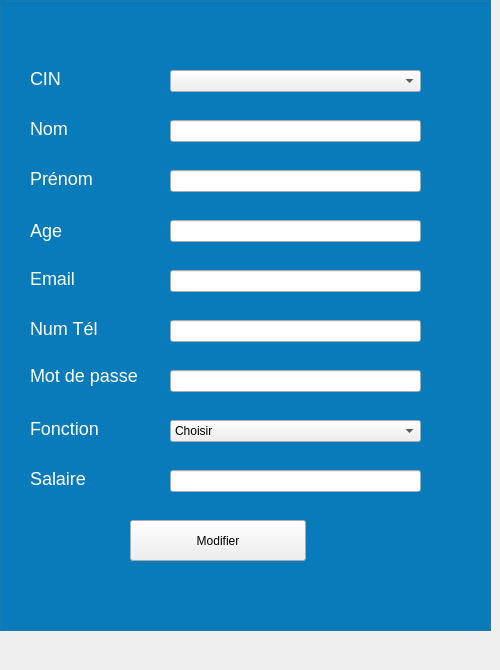
      <widget class="QWidget" name="tab_3">
       <attribute name="title">
        <string>Modifier</string>
       </attribute>
       <widget class="QGroupBox" name="groupBox_4">
        <property name="geometry">
         <rect>
          <x>0</x>
          <y>-30</y>
          <width>491</width>
          <height>661</height>
         </rect>
        </property>
        <property name="styleSheet">
         <string notr="true">QGroupBox  {
    background-color: #0A7CBC;
    margin-top: 27px;
    font-size: 14px;
}
QGroupBox::title  {
    subcontrol-origin: margin;
    subcontrol-position: top center;
    padding: 5px 8000px 5px 8000px;
    background-color: rgb(54, 49, 120);
    color: rgb(255, 255, 255);

}
QLabel
{
color: white;
font-size: 18px;
}</string>
        </property>
        <property name="title">
         <string/>
        </property>
        <widget class="QPushButton" name="modifier_employe">
         <property name="geometry">
          <rect>
           <x>130</x>
           <y>550</y>
           <width>176</width>
           <height>41</height>
          </rect>
         </property>
         <property name="text">
          <string>Modifier</string>
         </property>
        </widget>
        <widget class="QLabel" name="label_21">
         <property name="geometry">
          <rect>
           <x>30</x>
           <y>100</y>
           <width>56</width>
           <height>16</height>
          </rect>
         </property>
         <property name="text">
          <string>CIN</string>
         </property>
        </widget>
        <widget class="QLabel" name="label_23">
         <property name="geometry">
          <rect>
           <x>30</x>
           <y>150</y>
           <width>111</width>
           <height>16</height>
          </rect>
         </property>
         <property name="text">
          <string>Nom</string>
         </property>
        </widget>
        <widget class="QLabel" name="label_24">
         <property name="geometry">
          <rect>
           <x>30</x>
           <y>245</y>
           <width>56</width>
           <height>31</height>
          </rect>
         </property>
         <property name="text">
          <string>Age</string>
         </property>
        </widget>
        <widget class="QLabel" name="label_25">
         <property name="geometry">
          <rect>
           <x>30</x>
           <y>200</y>
           <width>121</width>
           <height>16</height>
          </rect>
         </property>
         <property name="text">
          <string>Prénom</string>
         </property>
        </widget>
        <widget class="QLabel" name="label_26">
         <property name="geometry">
          <rect>
           <x>30</x>
           <y>300</y>
           <width>56</width>
           <height>16</height>
          </rect>
         </property>
         <property name="text">
          <string>Email</string>
         </property>
        </widget>
        <widget class="QLabel" name="label_27">
         <property name="geometry">
          <rect>
           <x>30</x>
           <y>350</y>
           <width>131</width>
           <height>16</height>
          </rect>
         </property>
         <property name="text">
          <string>Num Tél</string>
         </property>
        </widget>
        <widget class="QLabel" name="label_28">
         <property name="geometry">
          <rect>
           <x>30</x>
           <y>390</y>
           <width>111</width>
           <height>31</height>
          </rect>
         </property>
         <property name="text">
          <string>Mot de passe</string>
         </property>
        </widget>
        <widget class="QLabel" name="label_29">
         <property name="geometry">
          <rect>
           <x>30</x>
           <y>450</y>
           <width>81</width>
           <height>16</height>
          </rect>
         </property>
         <property name="text">
          <string>Fonction</string>
         </property>
        </widget>
        <widget class="QLabel" name="label_30">
         <property name="geometry">
          <rect>
           <x>30</x>
           <y>500</y>
           <width>56</width>
           <height>16</height>
          </rect>
         </property>
         <property name="text">
          <string>Salaire</string>
         </property>
        </widget>
        <widget class="QComboBox" name="fonction_employe_2">
         <property name="geometry">
          <rect>
           <x>170</x>
           <y>450</y>
           <width>251</width>
           <height>22</height>
          </rect>
         </property>
         <item>
          <property name="text">
           <string>Choisir</string>
          </property>
         </item>
         <item>
          <property name="text">
           <string>Rh</string>
          </property>
         </item>
         <item>
          <property name="text">
           <string>Caissier</string>
          </property>
         </item>
         <item>
          <property name="text">
           <string>Magasinier</string>
          </property>
         </item>
         <item>
          <property name="text">
           <string>Comptable</string>
          </property>
         </item>
        </widget>
       </widget>
       <widget class="QLineEdit" name="num_tel_employe_2">
        <property name="geometry">
         <rect>
          <x>170</x>
          <y>320</y>
          <width>251</width>
          <height>22</height>
         </rect>
        </property>
       </widget>
       <widget class="QLineEdit" name="salaire_employe_2">
        <property name="geometry">
         <rect>
          <x>170</x>
          <y>470</y>
          <width>251</width>
          <height>22</height>
         </rect>
        </property>
       </widget>
       <widget class="QLineEdit" name="email_employe_2">
        <property name="geometry">
         <rect>
          <x>170</x>
          <y>270</y>
          <width>251</width>
          <height>22</height>
         </rect>
        </property>
       </widget>
       <widget class="QLineEdit" name="prenom_employe_2">
        <property name="geometry">
         <rect>
          <x>170</x>
          <y>170</y>
          <width>251</width>
          <height>22</height>
         </rect>
        </property>
       </widget>
       <widget class="QLineEdit" name="age_employe_2">
        <property name="geometry">
         <rect>
          <x>170</x>
          <y>220</y>
          <width>251</width>
          <height>22</height>
         </rect>
        </property>
       </widget>
       <widget class="QLineEdit" name="nom_employe_2">
        <property name="geometry">
         <rect>
          <x>170</x>
          <y>120</y>
          <width>251</width>
          <height>22</height>
         </rect>
        </property>
       </widget>
       <widget class="QLineEdit" name="password_employe_2">
        <property name="geometry">
         <rect>
          <x>170</x>
          <y>370</y>
          <width>251</width>
          <height>22</height>
         </rect>
        </property>
        <property name="echoMode">
         <enum>QLineEdit::Password</enum>
        </property>
       </widget>
       <widget class="QComboBox" name="cin_employe_2">
        <property name="geometry">
         <rect>
          <x>170</x>
          <y>70</y>
          <width>251</width>
          <height>22</height>
         </rect>
        </property>
       </widget>
      </widget>
